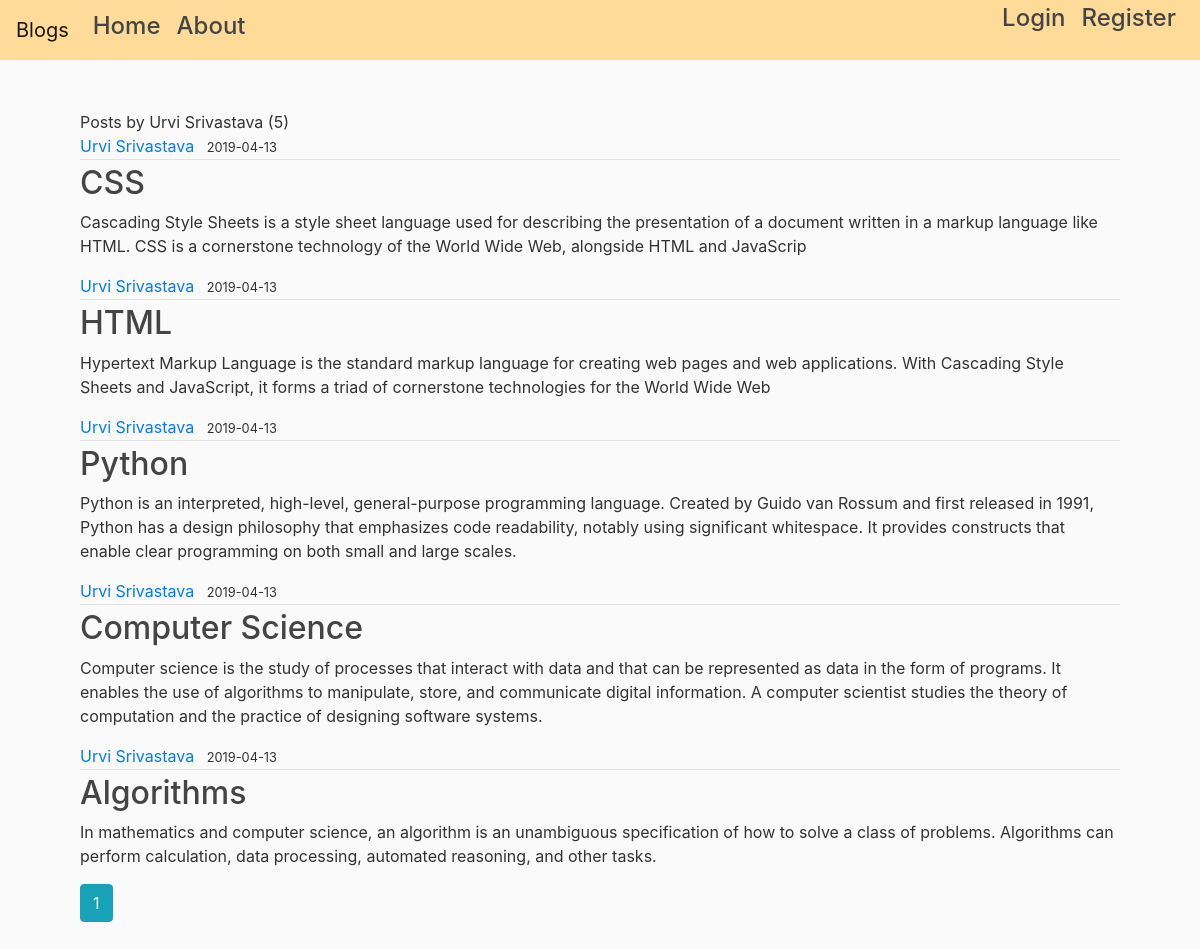
The page /user/Urvi Srivastava on the database its author committed.
### blog/models.py (models this page shows, shortened)
class User(db.Model, UserMixin):
    id = db.Column(db.Integer, primary_key = True)
    username = db.Column(db.String(20),unique=True, nullable=False)
    email = db.Column(db.String(120),unique=True, nullable=False)
    image = db.Column(db.String(25), nullable=False, default = 'default.jpeg')
    password = db.Column(db.String(60), nullable=False)
    posts = db.relationship('Post', backref = 'author', lazy=True)

class Post(db.Model):
    id = db.Column(db.Integer, primary_key = True)
    title = db.Column(db.String(100),nullable = False)
    date_posted = db.Column(db.DateTime, nullable=False, default = datetime.utcnow)
    content = db.Column(db.Text, nullable = False)
    user_id = db.Column(db.Integer, db.ForeignKey('user.id'),nullable=False)

### blog/routes.py (the view)
@app.route("/user/<string:username>")
def user_posts(username):
    page= request.args.get('page', 1, type=int)
    user = User.query.filter_by(username=username).first_or_404()
    posts = Post.query.filter_by(author=user)\
        .order_by(Post.date_posted.desc())\
        .paginate(page=page, per_page=5)
    return render_template('user_posts.html', posts=posts, user=user)

### blog/templates/user_posts.html (shortened to what this page needs)
<!DOCTYPE html>
{% extends "base.html" %}
{% block container %}
<h1 class="mb-3">Posts by {{user.username}} ({{ posts.total }})</h1>
{% for post in posts.items %}
    <article class="media">
      <div class="media-body">
        <div class="article">
          <a class="mr-2" href="{{ url_for('user_posts', username=post.author.username) }}">{{ post.author.username }}</a>
          <small class="text">{{ post.date_posted.strftime('%Y-%m-%d') }}</small>
          </div>
          <h2><a class="article-title" href="{{ url_for('post',post_id=post.id) }}">{{ post.title }}</a></h2>
          <p class="content">{{ post.content}}</p>
      </div>
    </article>
    {% endfor %}
    {% for page_num in posts.iter_pages(left_edge=1,right_edge=1, left_current=1, right_current=2) %}
      {% if page_num %}
        {% if posts.page == page_num %}
        <a class="btn btn-info mb-4 "href="{{ url_for('user_posts',username= user.username, page=page_num) }}">{{ page_num }}</a>
        {% else %}
          <a class="btn btn-outline-info mb-4 "href="{{ url_for( 'user_posts',username= user.username, page=page_num) }}">{{ page_num }}</a>
        {% endif %}
      {% endif %}
    {% endfor %}
{% endblock %}

### blog/templates/base.html (shortened to what this page needs)
<!DOCTYPE html>
<html lang="en" dir="ltr">
  <head>
    <link rel="stylesheet" href="https://stackpath.bootstrapcdn.com/bootstrap/4.3.1/css/bootstrap.min.css">
  <link rel="stylesheet" href="{{ url_for('static', filename = 'main.css') }}">
  </head>
  <body>
    <header style="margin-top : 0px; height:5%;" class="site-header" >
    <nav class="navbar navbar-expand-lg navbar-light bg-li" style="background-color :#ffdb99;height:60px;">
        {%  if current_user.is_authenticated %}
          <a class="navbar-brand" href="{{ url_for('home')}}">Blogs</a>
        {% else %}
          <a class="navbar-brand" href="{{ url_for('index')}}">Blogs</a>
        {%endif%}
  <div class="collapse navbar-collapse" id="navbarNav">
    <ul class="navbar-nav">
      <li class="nav-item active">
        <a class="nav-link" href={{url_for('home')}} style="color:#313131;" <span class="sr-only"><h4>Home</h4></span></a>
      </li>
      <li class="nav-item">
        <a class="nav-link" href={{url_for('abort') }} style="color:#313131;"><h4>About</h4></a>
      </li>
      </ul>
        </div>
    <ul>
    <div class="navbar-nav">
      {%  if current_user.is_authenticated %}
      <li class="nav-item">
        <a class="nav-link" href={{url_for('new_post')}} style="color : #313131;padding-top:20px;"><h4>New Post</h4></a>
      </li>
      <li class="nav-item">
        <a class="nav-link" href={{url_for('logout')}} style="color : #313131;padding-top:20px;"><h4>Logout</h4></a>
      </li>
      {% else %}
      <li class="nav-item">
        <a class="nav-link" href={{url_for('login')}} style="color : #313131;"><h4>Login</h4></a>
      </li>
      <li class="nav-item">
        <a class="nav-link " href={{url_for('register')}} style="color : #313131;"><h4>Register </h4></a>
      </li>
      {% endif %}
    </div>
    </ul>
</nav>
</header>
    <div class="container" style="width:100%; padding:50px;>
      {% with messages = get_flashed_messages(with_categories = True) %}
      {% endwith %}
    </div>
{% block container%}{% endblock %}
  </body>
</html>

### blog/static/main.css (style rules this page uses)
body { background: #fafafa; color: #333333; margin-top: 0px; }
h1, h2, h3, h4, h5, h6 { color: #444444; }
.site-header .navbar-nav .nav-link { color: #cbd5db; }
.article-title { color: #444444; }
.content { white-space: pre-line; }
.article { padding-bottom: 1px; margin-bottom: 4px; border-bottom: 1px solid #e3e3e3 }

### rows shown on the page
User: username "Urvi Srivastava"
Post: author.username "Urvi Srivastava", date_posted "2019-04-13", title "CSS", content "Cascading Style Sheets is a style sheet language used for describing the presentation of a document written in a markup language like HTML. CSS is a cornerstone technology of the World Wide Web, alongside HTML and JavaScrip"
Post: author.username "Urvi Srivastava", date_posted "2019-04-13", title "HTML", content "Hypertext Markup Language is the standard markup language for creating web pages and web applications. With Cascading Style Sheets and JavaScript, it forms a triad of cornerstone technologies for the World Wide Web"
Post: author.username "Urvi Srivastava", date_posted "2019-04-13", title "Python", content "Python is an interpreted, high-level, general-purpose programming language. Created by Guido van Rossum and first released in 1991, Python has a design philosophy that emphasizes code readability, notably using significant whitespace. It provides constructs that enable clear programming on both small and large scales."
Post: author.username "Urvi Srivastava", date_posted "2019-04-13", title "Computer Science", content "Computer science is the study of processes that interact with data and that can be represented as data in the form of programs. It enables the use of algorithms to manipulate, store, and communicate digital information. A computer scientist studies the theory of computation and the practice of designing software systems."
Post: author.username "Urvi Srivastava", date_posted "2019-04-13", title "Algorithms", content "In mathematics and computer science, an algorithm is an unambiguous specification of how to solve a class of problems. Algorithms can perform calculation, data processing, automated reasoning, and other tasks."

### other values the page prints
{{ posts.total }} "5"
{{ page_num }} "1"
